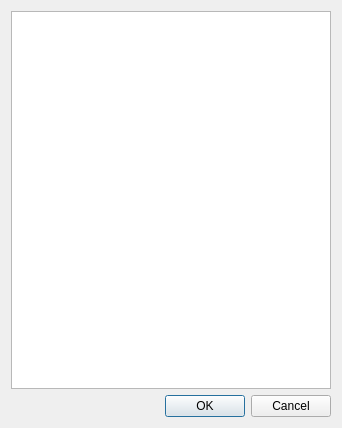
<?xml version="1.0" encoding="UTF-8"?>
<ui version="4.0">
 <class>CDSOComNameSearch</class>
 <widget class="QDialog" name="CDSOComNameSearch">
  <property name="geometry">
   <rect>
    <x>0</x>
    <y>0</y>
    <width>342</width>
    <height>428</height>
   </rect>
  </property>
  <property name="windowTitle">
   <string>Search a DSO by name</string>
  </property>
  <layout class="QVBoxLayout" name="verticalLayout_2">
   <item>
    <layout class="QVBoxLayout" name="verticalLayout">
     <item>
      <widget class="QListWidget" name="listWidget">
       <property name="sortingEnabled">
        <bool>true</bool>
       </property>
      </widget>
     </item>
    </layout>
   </item>
   <item>
    <layout class="QHBoxLayout" name="horizontalLayout">
     <property name="leftMargin">
      <number>0</number>
     </property>
     <item>
      <spacer name="horizontalSpacer">
       <property name="orientation">
        <enum>Qt::Horizontal</enum>
       </property>
       <property name="sizeHint" stdset="0">
        <size>
         <width>40</width>
         <height>20</height>
        </size>
       </property>
      </spacer>
     </item>
     <item>
      <widget class="QPushButton" name="pushButton">
       <property name="text">
        <string>OK</string>
       </property>
      </widget>
     </item>
     <item>
      <widget class="QPushButton" name="pushButton_2">
       <property name="text">
        <string>Cancel</string>
       </property>
      </widget>
     </item>
    </layout>
   </item>
  </layout>
 </widget>
 <resources/>
 <connections/>
</ui>
